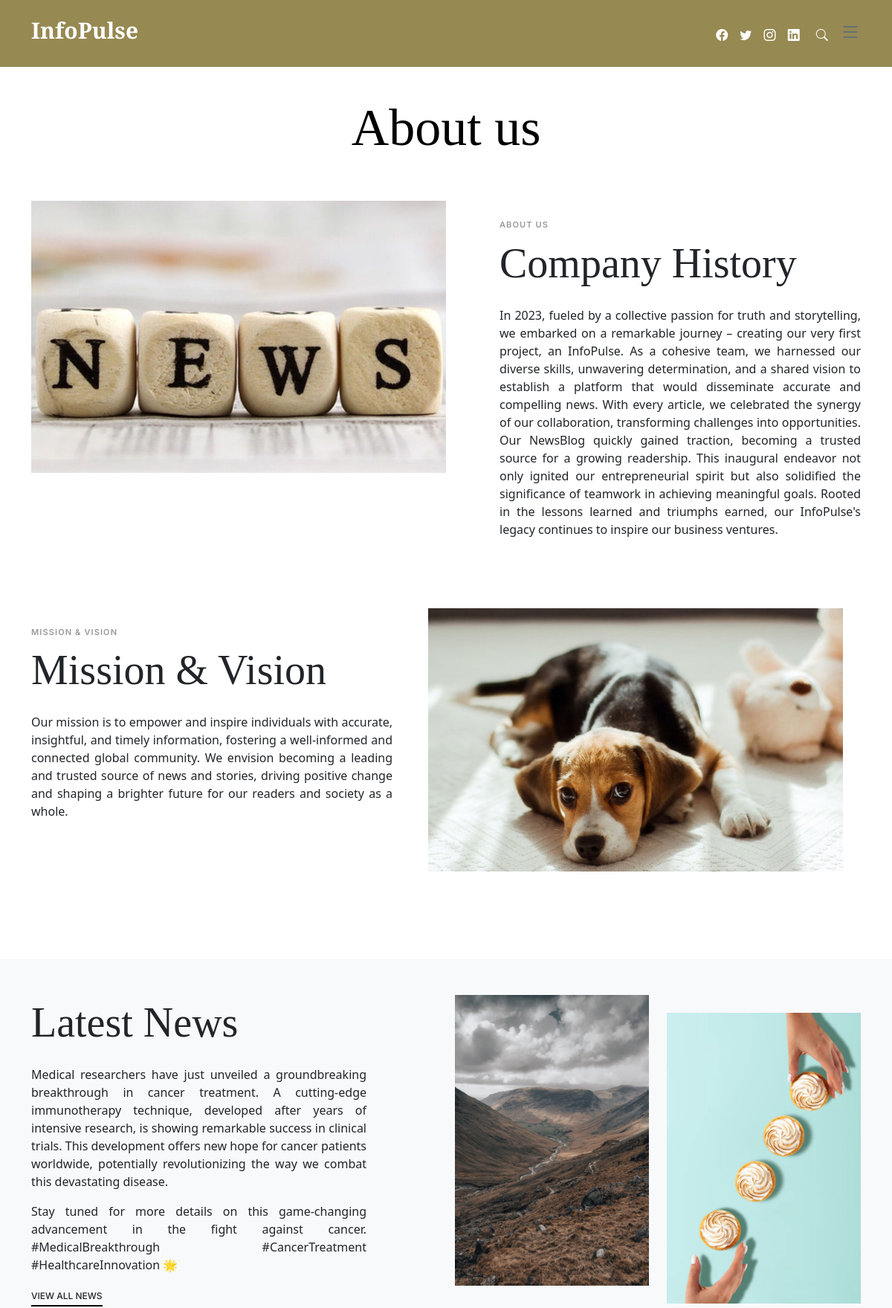
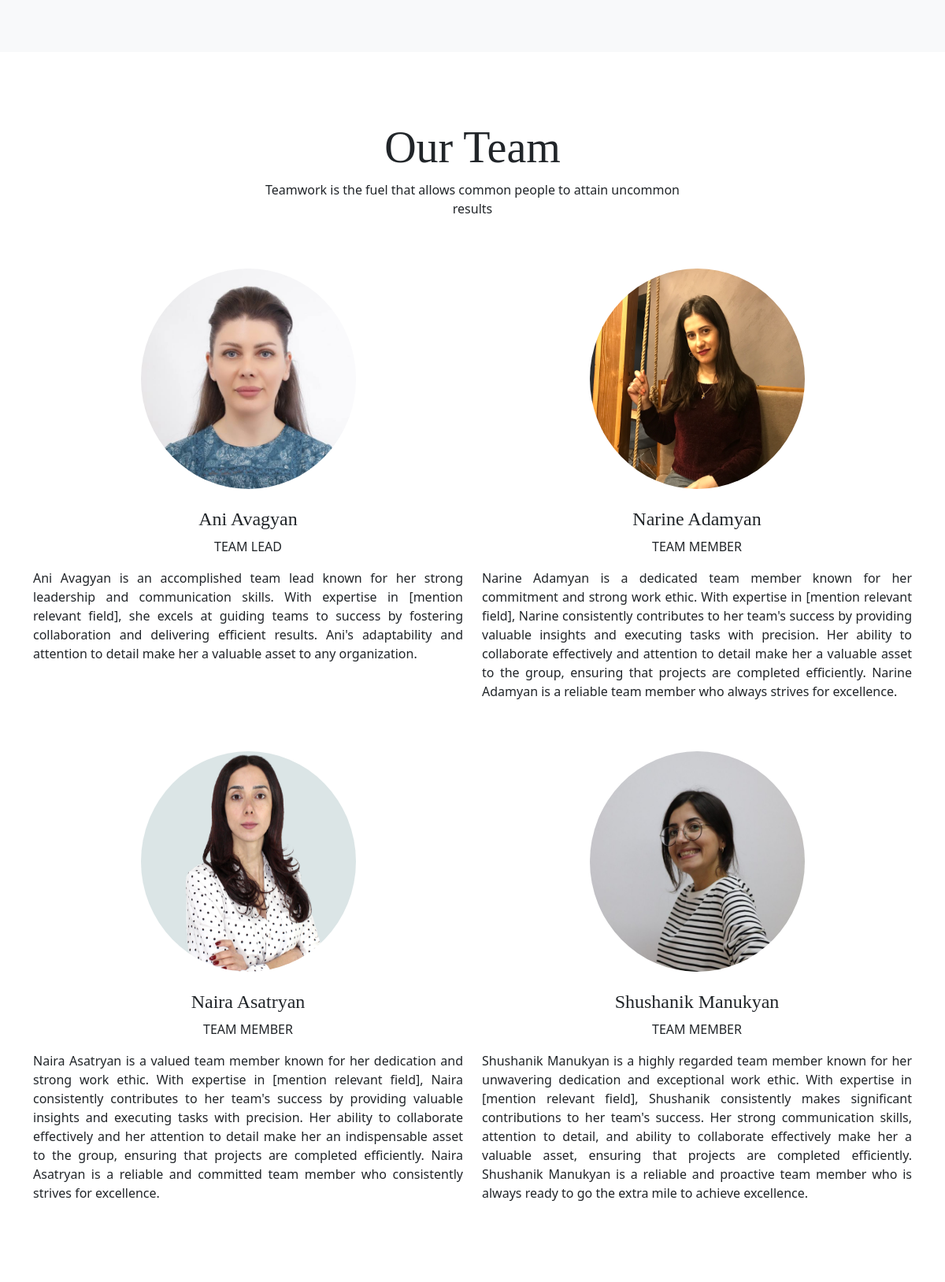
/about (upper part), run on the app's committed database (2 pictures, top to bottom).
### core/models.py (models this page shows, shortened)
class Info(models.Model):
    app_name = models.CharField(max_length=9)
    about = models.TextField(max_length=1000)
    mission = models.TextField(max_length=1000)
    latest_news_text1 = models.TextField(max_length=1000)
    latest_news_text2 = models.TextField(max_length=1000)
    about_team = models.TextField(max_length=1000)
    pub_date = models.DateTimeField(auto_now_add= True)
    def yearpublished(self):
        current_year = timezone.now().year
        return current_year

class TeamMember(models.Model):
    full_name = models.CharField(max_length=50)
    position = models.CharField(max_length=50)
    description = models.TextField(max_length=1000)
    image = models.ImageField(upload_to="Media", default=None, null=True, blank=True)
    linkedin=models.CharField(max_length=100,default=None, null=True, blank=True)

### core/views.py (the view)
# urls.py: path('about', about, name = "about"),
def about(request):
    team = Team.objects.all()
    team_members = TeamMember.objects.all()
    info = Info.objects.all()
    return render(request=request, template_name="about.html", context={"team": team,
                                                                        "team_members": team_members,
                                                                        "info": info,
})

### templates/about.html (shortened to what this page needs)
{% extends 'base_home.html' %} {% load static %}
{% block bodycontent %}
    <section>
      <div class="container" data-aos="fade-up">
        <div class="row">
          <div class="col-lg-12 text-center mb-5">
            <h1 class="page-title">About us</h1>
          </div>
        </div>
        <div class="row mb-5">
          <div class="d-md-flex post-entry-2 half">
            <a href="#" class="me-4 thumbnail">
              <img src="{% static 'assets/img/news.jpeg' %}" alt="" class="img-fluid">
            </a>
            <div class="ps-md-5 mt-4 mt-md-0">
              <div class="post-meta mt-4">About us</div>
              <h2 class="mb-4 display-4">Company History</h2>
              {% for i in info %}
              <p style="text-align: justify;">
                {{i.about}}</p>
              {% endfor %}
            </div>
          </div>
          <div class="d-md-flex post-entry-2 half mt-5">
            <a href="#" class="me-4 thumbnail order-2">
              <img src="{% static 'assets/img/post-landscape-1.jpg' %}" alt="" class="img-fluid">
            </a>
            <div class="pe-md-5 mt-4 mt-md-0">
              <div class="post-meta mt-4">Mission &amp; Vision</div>
              <h2 class="mb-4 display-4">Mission &amp; Vision</h2>
              {% for i in info %}
              <p style="text-align: justify;">{{i.mission}}</p>
              {% endfor %}
            </div>
          </div>
        </div>
      </div>
    </section>
    <section class="mb-5 bg-light py-5">
      <div class="container" data-aos="fade-up">
        <div class="row justify-content-between align-items-lg-center">
          <div class="col-lg-5 mb-4 mb-lg-0">
            <h2 class="display-4 mb-4">Latest News</h2>
            {% for i in info %}
            <p style="text-align: justify;">{{i.latest_news_text1}}</p>
            <p style="text-align: justify;">{{i.latest_news_text2}}</p>
            {% endfor %}
            <p><a href="/" class="more">View All News</a></p>
          </div>
          <div class="col-lg-6">
            <div class="row">
              <div class="col-6">
                <img src="{% static 'assets/img/post-portrait-3.jpg' %}" alt="" class="img-fluid mb-4">
              </div>
              <div class="col-6 mt-4">
                <img src="{% static 'assets/img/post-portrait-4.jpg' %}" alt="" class="img-fluid mb-4">
              </div>
            </div>
          </div>
        </div>
      </div>
    </section>
    <section>
      <div class="container" data-aos="fade-up">
        <div class="row">
          <div class="col-12 text-center mb-5">
            <div class="row justify-content-center">
              <div class="col-lg-6">
                <h2 class="display-4">Our Team</h2>
                {% for i in info %}
                <p style="text-align: center;">{{i.about_team}}</p>
                {% endfor %}
              </div>
            </div>
          </div>
          {% for member in team_members %}
          <div class="col-lg-6 text-center mb-5">
            <div class="member-container">
              <img src="{{member.image.url}}" alt="{{member.full_name}}" class="img-fluid rounded-circle w-50 mb-4" style="width: 100px; height: 280px;">
              <h4><a href="{{member.linkedin}}" target="_blank">{{member.full_name}}</a></h4>
              <span class="d-block mb-3 text-uppercase">{{member.position}}</span>
              <p style="text-align: justify;" id="description-{{member.id}}">{{member.description}}</p>
            </div>
          </div>
          {% endfor %}
        </div>
      </div>
    </section>
  {% endblock %}

### static/assets/css/variables.css (style rules this page uses)
:root { --font-default: 'EB Garamond', system-ui, -apple-system, "Segoe UI", Roboto, "Helvetica Neue", Arial, "Noto Sans", "Liberation Sans", sans-serif, "Apple Color Emoji", "Segoe UI Emoji", "Segoe UI Symbol", "Noto Color Emoji"; --font-primary: 'EB Garamond', serif; --font-secondary: 'Inter', sans-serif; --color-default: #212529; --color-default-rgb: 33, 37, 41; --color-links: #212529; --color-links-hover: #15171a; --color-primary: #212529; --color-primary-light: #26282c; --color-primary-dark: #0b0c0e; --color-primary-rgb: 33, 37, 41; --color-primary-light-rgb: 38, 40, 44; --color-primary-dark-rgb: 11, 12, 14; --color-secondary: #596d80; --color-secondary-light: #8498aa; --color-secondary-dark: #404f5c; --color-secondary-rgb: 89, 109, 128; --color-secondary-light-rgb: 132, 152, 170; --color-secondary-dark-rgb: 64, 79, 92; --color-blue: #0d6efd; --color-blue-rgb: 13, 110, 253; --color-indigo: #6610f2; --color-indigo-rgb: 102, 16, 242; --color-purple: #6f42c1; --color-purple-rgb: 111, 66, 193; --color-pink: #f3268c; --color-pink-rgb: 243, 38, 140; --color-red: #df1529; --color-red-rgb: 223, 21, 4; --color-orange: #fd7e14; --color-orange-rgb: 253, 126, 20; --color-yellow: #ffc107; --color-yellow-rgb: 255, 193, 7; --color-green: #059652; --color-green-rgb: 5, 150, 82; --color-teal: #20c997; --color-teal-rgb: 32, 201, 151; --color-cyan: #0dcaf0; --color-cyan-rgb: 13, 202, 240; --color-white: #ffffff; --color-white-rgb: 255, 255, 255; --color-gray: #6c757d; --color-gray-rgb: 108, 117, 125; --color-black: #000000; --color-black-rgb: 0, 0, 0; }
:root { --bs-blue: var(--color-blue); --bs-indigo: var(--color-indigo); --bs-purple: var(--color-purple); --bs-pink: var(--color-pink); --bs-red: var(--color-red); --bs-orange: var(--color-orange); --bs-yellow: var(--color-yellow); --bs-green: var(--color-green); --bs-teal: var(--color-teal); --bs-cyan: var(--color-cyan); --bs-white: var(--color-white); --bs-gray: var(--color-gray); --bs-gray-dark: #343a40; --bs-gray-100: #f8f9fa; --bs-gray-200: #e9ecef; --bs-gray-300: #dee2e6; --bs-gray-400: #ced4da; --bs-gray-500: #adb5bd; --bs-gray-600: #6c757d; --bs-gray-700: #495057; --bs-gray-800: #343a40; --bs-gray-900: #212529; --bs-primary: var(--color-blue); --bs-secondary: var(--color-blue); --bs-success: #198754; --bs-info: #0dcaf0; --bs-warning: #ffc107; --bs-danger: #dc3545; --bs-light: #f8f9fa; --bs-dark: #212529; --bs-primary-rgb: var(--color-primary-rgb); --bs-secondary-rgb: var(--color-secondary-rgb); --bs-success-rgb: 25, 135, 84; --bs-info-rgb: 13, 202, 240; --bs-warning-rgb: 255, 193, 7; --bs-danger-rgb: 220, 53, 69; --bs-light-rgb: 248, 249, 250; --bs-dark-rgb: 33, 37, 41; --bs-white-rgb: var(--color-white-rgb); --bs-black-rgb: var(--color-black-rgb); --bs-body-color-rgb: var(--color-default-rgb); --bs-body-bg-rgb: 255, 255, 255; --bs-font-sans-serif: var(--font-default); --bs-font-monospace: SFMono-Regular, Menlo, Monaco, Consolas, "Liberation Mono", "Courier New", monospace; --bs-gradient: linear-gradient(180deg, rgba(255, 255, 255, 0.15), rgba(255, 255, 255, 0)); --bs-body-font-family: var(--font-default); --bs-body-font-size: 1rem; --bs-body-font-weight: 400; --bs-body-line-height: 1.5; --bs-body-color: var(--color-default); --bs-body-bg: #fff; }

### static/assets/css/main.css (style rules this page uses)
:root { scroll-behavior: smooth; }
body { color: rgba(var(--color-primary-rgb), 1); }
a { color: var(--color-links); text-decoration: none; }
h1, h2, h3, h4, h5, h6 { font-family: var(--font-primary); }
section { padding: 40px 0; overflow: hidden; }
.page-title { font-size: 70px; color: var(--color-black); }
section { scroll-margin-top: 70px; }
.post-meta { font-size: 11px; letter-spacing: 0.07rem; text-transform: uppercase; font-weight: 600; font-family: var(--font-secondary); color: rgba(var(--color-black-rgb), 0.4); margin-bottom: 10px; }
.post-entry-2 { margin-bottom: 30px; }
.post-entry-2 .post-meta { font-size: 11px; letter-spacing: 0.07rem; text-transform: uppercase; font-weight: 600; font-family: var(--font-secondary); color: rgba(var(--color-black-rgb), 0.4); margin-bottom: 10px; }
.post-entry-2 .thumbnail { flex: 0 0 65%; }
.post-entry-2.half .thumbnail { flex: 0 0 50%; }
.more { font-family: var(--font-secondary); text-transform: uppercase; font-size: 12px; font-weight: 500; position: relative; display: inline-block; padding-bottom: 5px; }
.more:before { content: ""; position: absolute; height: 2px; left: 0; right: 0; bottom: 0; background: var(--color-black); }

### data on the page
Info: about "In 2023, fueled by a collective passion for truth and storytelling, we embarked on a remarkable journey – creating our very first project, an InfoPulse. As a cohesive team, we harnessed our diverse skills, unwavering determination, and a shared vision to establish a platform that would disseminate accurate and compelling news. With every article, we celebrated the synergy of our collaboration, transforming challenges into opportunities. Our NewsBlog quickly gained traction, becoming a trusted source for a growing readership. This inaugural endeavor not only ignited our entrepreneurial spirit but also solidified the significance of teamwork in achieving meaningful goals. Rooted in the…", mission "Our mission is to empower and inspire individuals with accurate, insightful, and timely information, fostering a well-informed and connected global community. We envision becoming a leading and trusted source of news and stories, driving positive change and shaping a brighter future for our readers and society as a whole.", latest_news_text1 "Medical researchers have just unveiled a groundbreaking breakthrough in cancer treatment. A cutting-edge immunotherapy technique, developed after years of intensive research, is showing remarkable success in clinical trials. This development offers new hope for cancer patients worldwide, potentially revolutionizing the way we combat this devastating disease.", latest_news_text2 "Stay tuned for more details on this game-changing advancement in the fight against cancer. #MedicalBreakthrough #CancerTreatment #HealthcareInnovation 🌟", about_team "Teamwork is the fuel that allows common people to attain uncommon results"
TeamMember: image (picture), full_name "Ani Avagyan", position "TEAM LEAD", description "Ani Avagyan is an accomplished team lead known for her strong leadership and communication skills. With expertise in [mention relevant field], she excels at guiding teams to success by fostering collaboration and delivering efficient results. Ani's adaptability and attention to detail make her a valuable asset to any organization."
TeamMember: image (picture), full_name "Narine Adamyan", position "TEAM MEMBER", description "Narine Adamyan is a dedicated team member known for her commitment and strong work ethic. With expertise in [mention relevant field], Narine consistently contributes to her team's success by providing valuable insights and executing tasks with precision. Her ability to collaborate effectively and attention to detail make her a valuable asset to the group, ensuring that projects are completed efficiently. Narine Adamyan is a reliable team member who always strives for excellence."
TeamMember: image (picture), full_name "Naira Asatryan", position "TEAM MEMBER", description "Naira Asatryan is a valued team member known for her dedication and strong work ethic. With expertise in [mention relevant field], Naira consistently contributes to her team's success by providing valuable insights and executing tasks with precision. Her ability to collaborate effectively and her attention to detail make her an indispensable asset to the group, ensuring that projects are completed efficiently. Naira Asatryan is a reliable and committed team member who consistently strives for excellence."
TeamMember: image (picture), full_name "Shushanik Manukyan", position "TEAM MEMBER", description "Shushanik Manukyan is a highly regarded team member known for her unwavering dedication and exceptional work ethic. With expertise in [mention relevant field], Shushanik consistently makes significant contributions to her team's success. Her strong communication skills, attention to detail, and ability to collaborate effectively make her a valuable asset, ensuring that projects are completed efficiently. Shushanik Manukyan is a reliable and proactive team member who is always ready to go the extra mile to achieve excellence."
